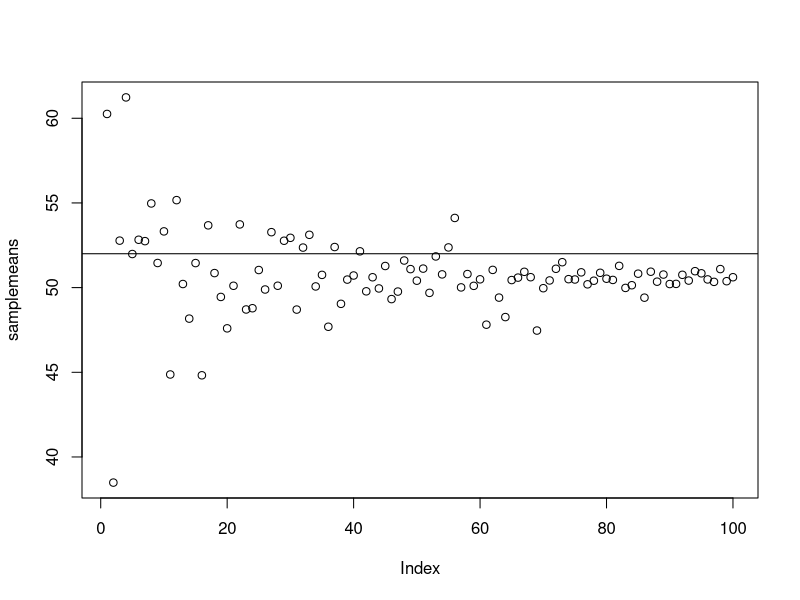
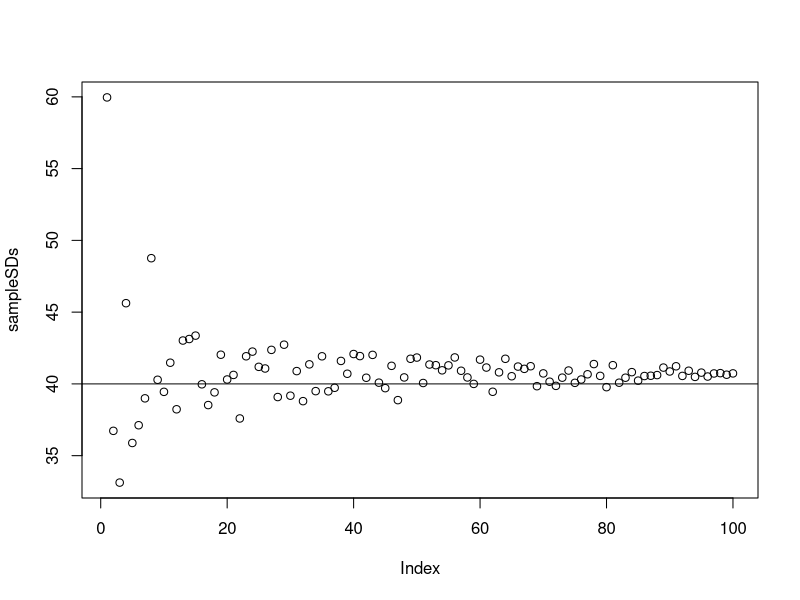
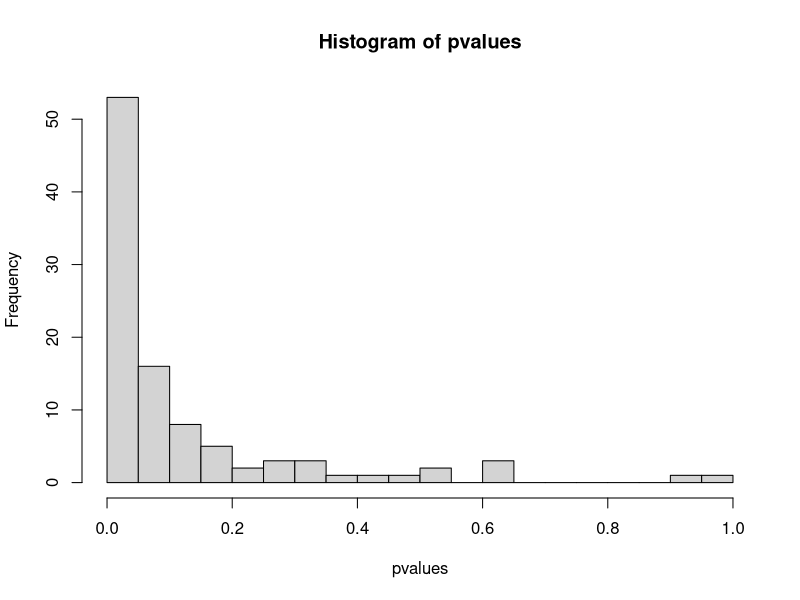

Here is the R script that generated these plots, in order: (Note: this script raises an error after producing the figures.)
##Exercise 1

population <- rnorm(1000, 52, 40) 
population
samplemeans <- vector(length=100) 
sampleSDs <- vector(length=100) 

for(i in 1:100){ 
  y <- sample(population, i*10) 
  samplemeans[i] <- mean(y) 
  sampleSDs[i] <- sd(y) 
}
samplemeans
sampleSDs

populateion1 <- rnorm(1000,50,42)
sampleMeans1 <- vector(length=100)
sampleSDS <- vector(length=100)

for (i in 1:100 ){
  y <-sample(population, i*10)
  sampleMeans1[i] <- mean(y)
  sampleSDs[i] <- sd(y)
}

sampleMeans1
sampleSDs

plot(samplemeans)
abline(h=52)
?abline
plot(sampleSDs)
abline(h=40)

##Exercise 2
samplesize <- 200
meanX <- 50
meanY <- 51
sdX <- 5
sdY <- 5
pvalues <- vector(length = 100)

effectSize <- abs(meanX - meanY) / sqrt((( sdX*sdY)+ ( sdX * sdY))/2)
effectSize

for (i in 1:100){
  x <- rnorm(samplesize, meanX, sdX)
  y <- rnorm( samplesize, meanY, sdY)
  
  p <- t.test ( x,y, PAIRED = FALSE)
  pvalues [i] <- p$p.value
  
}
p
hist(pvalues,breaks=20)

length(pvalues[pvalues<0.5])
length(pvalues[pvalues>0.5])




samplesize1<-1000
meanxx <-50
meanxx
meanYY <- 51
sdXX <- 5
sdYY <- 5
pvalues1 <- vector(length=1000)

for (i in 1:1000){
  x <-rnorm(samplesize1, meanXX, sdXX)
  y <- rnorm ( samplesize1, meanYY, sdYY)
  p <- t.test(x,y,PAIRED = FALSE)
  pvalues1[i] = p$p.value
}
pvalues1
hist(pvalues1,breaks=100)
length(pvalues1[pvalues1<0.5])
length(pvalues1[pvalues1>0.5])
pvalues1[pvalues1<0.5]

##R Power function
power.t.test(power = .80, delta = 0.5, type="two.sample")

power.t.test(n=100 , d = 0.5 , sig.level = 0.05 , type = 
             c("two.sample")) 


power.t.test(n=200 , d = 0.5 , sig.level = 0.05 , type = 
               c("two.sample")) 


##Playing with Run Data:
inputdata

plot(inputdata$FirstRun,  inputdata$SecondRun)
reg1 <- lm(inputdata$SecondRun~inputdata$FirstRun)
?lm
abline(reg1)
title("Run stats")


# Simple Bar Plot
counts <- table(mtcars$gear)
barplot(counts, main="Car Distribution",
        xlab="Number of Gears")
